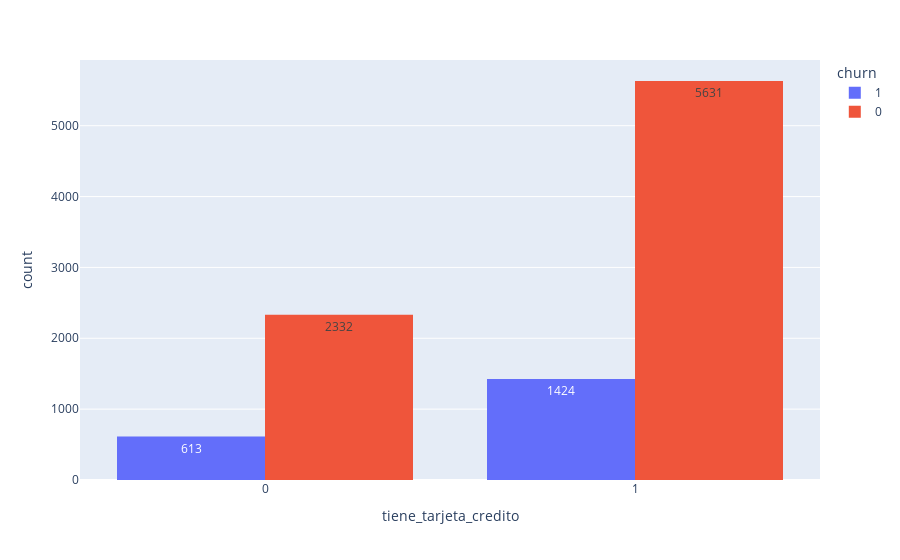

This figure's notebook cell:
### Code cell
px.histogram(datos, x= "tiene_tarjeta_credito", text_auto=True, color="churn", barmode= "group")

### Figure 1 — Plotly figure (JSON) as saved in the notebook; plotly's stock layout.template omitted (floating-point values rounded to 4 significant figures; data arrays with more than 128 entries replaced by an {"elided": "..."} marker saying what was removed)
{"data": [{"alignmentgroup": "True", "bingroup": "x", "hovertemplate": "churn=1<br>tiene_tarjeta_credito=%{x}<br>count=%{y}<extra></extra>", "legendgroup": "1", "marker": {"color": "#636efa", "pattern": {"shape": ""}}, "name": "1", "offsetgroup": "1", "orientation": "v", "showlegend": true, "texttemplate": "%{value}", "type": "histogram", "x": {"elided": "2037 int values"}, "xaxis": "x", "yaxis": "y"}, {"alignmentgroup": "True", "bingroup": "x", "hovertemplate": "churn=0<br>tiene_tarjeta_credito=%{x}<br>count=%{y}<extra></extra>", "legendgroup": "0", "marker": {"color": "#EF553B", "pattern": {"shape": ""}}, "name": "0", "offsetgroup": "0", "orientation": "v", "showlegend": true, "texttemplate": "%{value}", "type": "histogram", "x": {"elided": "7963 int values"}, "xaxis": "x", "yaxis": "y"}], "layout": {"barmode": "group", "legend": {"title": {"text": "churn"}, "tracegroupgap": 0}, "margin": {"t": 60}, "xaxis": {"anchor": "y", "domain": [0, 1], "title": {"text": "tiene_tarjeta_credito"}}, "yaxis": {"anchor": "x", "domain": [0, 1], "title": {"text": "count"}}}}
